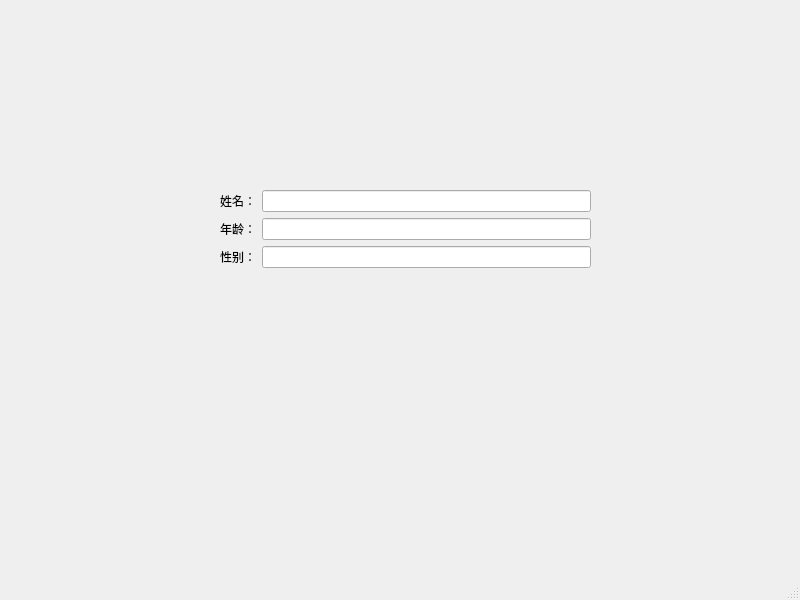
<?xml version="1.0" encoding="UTF-8"?>
<ui version="4.0">
    <class>MainWindow</class>
    <widget class="QMainWindow" name="MainWindow">
        <property name="geometry">
            <rect>
                <x>0</x>
                <y>0</y>
                <width>800</width>
                <height>600</height>
            </rect>
        </property>
        <property name="windowTitle">
            <string>MainWindow</string>
        </property>
        <widget class="QWidget" name="centralwidget">
            <widget class="QWidget" name="formLayoutWidget">
                <property name="geometry">
                    <rect>
                        <x>220</x>
                        <y>190</y>
                        <width>371</width>
                        <height>261</height>
                    </rect>
                </property>
                <layout class="QFormLayout" name="formLayout">
                    <item row="0" column="0">
                        <widget class="QLabel" name="label">
                            <property name="text">
                                <string>姓名：</string>
                            </property>
                            <property name="buddy">
                                <cstring>lineEdit</cstring>
                            </property>
                        </widget>
                    </item>
                    <item row="0" column="1">
                        <widget class="QLineEdit" name="lineEdit"/>
                    </item>
                    <item row="2" column="0">
                        <widget class="QLabel" name="label_2">
                            <property name="text">
                                <string>性别：</string>
                            </property>
                            <property name="buddy">
                                <cstring>lineEdit_2</cstring>
                            </property>
                        </widget>
                    </item>
                    <item row="2" column="1">
                        <widget class="QLineEdit" name="lineEdit_2"/>
                    </item>
                    <item row="1" column="1">
                        <widget class="QLineEdit" name="lineEdit_3"/>
                    </item>
                    <item row="1" column="0">
                        <widget class="QLabel" name="label_3">
                            <property name="text">
                                <string>年龄：</string>
                            </property>
                            <property name="buddy">
                                <cstring>lineEdit_3</cstring>
                            </property>
                        </widget>
                    </item>
                </layout>
            </widget>
        </widget>
        <widget class="QMenuBar" name="menubar">
            <property name="geometry">
                <rect>
                    <x>0</x>
                    <y>0</y>
                    <width>800</width>
                    <height>26</height>
                </rect>
            </property>
        </widget>
        <widget class="QStatusBar" name="statusbar"/>
    </widget>
    <resources/>
    <connections/>
</ui>
